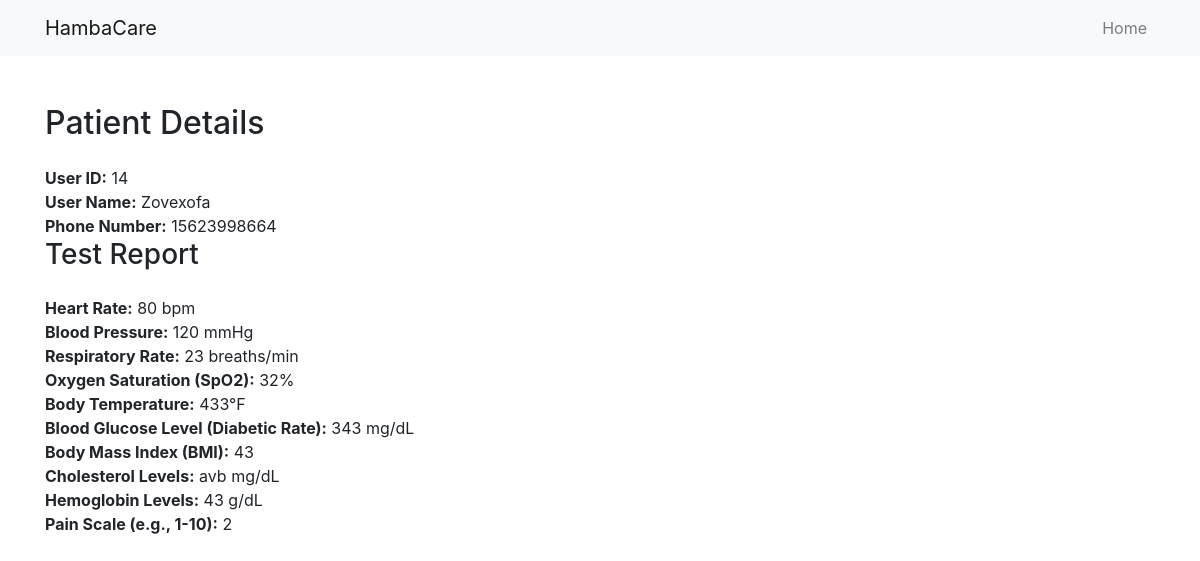
Page /patientdetails.php?user_id=14 on the committed database.
### tables this page shows
CREATE TABLE `user` (
  `user_id` int(11) NOT NULL,
  `user_name` varchar(30) NOT NULL,
  `user_phone` varchar(20) NOT NULL,
  `user_password` varchar(200) NOT NULL,
  `user_role` varchar(20) NOT NULL
);

CREATE TABLE `report` (
  `patient_id` int(11) NOT NULL,
  `heart_rate` varchar(3) NOT NULL,
  `blood_pressure` varchar(3) NOT NULL,
  `respiratory_rate` varchar(10) NOT NULL,
  `oxygen_saturation` varchar(10) NOT NULL,
  `body_temperature` varchar(10) NOT NULL,
  `glucose_level` varchar(10) NOT NULL,
  `bmi` varchar(10) NOT NULL,
  `cholesterol_level` varchar(10) NOT NULL,
  `hemoglobin_level` varchar(10) NOT NULL,
  `pain_scale` varchar(10) NOT NULL
);

### db/config.php (called while the page is built)
<?php
return [
    'hostname' => 'localhost',
    'username' => 'root',
    'password' => '',
    'dbname'   => 'patient_management_system'
];

### db/db.php (called while the page is built, shortened)
<?php
class Database
{
    private $hostname;
    private $username;
    private $password;
    private $dbname;
    public function __construct()
    {
        $config = include("./db/config.php");
        $this->username = $config["username"];
        $this->hostname = $config["hostname"];
        $this->password = $config["password"];
        $this->dbname = $config["dbname"];
    }
    public function createConnection()
    {
        try {
            $this->conn = new mysqli($this->hostname, $this->username, $this->password, $this->dbname);
            return $this->conn;
        } catch (\Throwable $th) {
            echo ($th);
        }
    }
}

### classes/class.user.php (called while the page is built, shortened)
<?php
include_once("./db/db.php");
class User
{
    private $conn;
    public function __construct()
    {
        $db = new Database();
        $this->conn = $db->createConnection();
    }
    public function fetchUserById($user_id)
    {
        $sql = "SELECT * FROM user WHERE user_id=?";
        try {
            $stmt = $this->conn->prepare($sql);
            $stmt->bind_param("i", $user_id);
            $stmt->execute();
            $result = $stmt->get_result();
            if ($result->num_rows > 0) {
                return $result->fetch_all(MYSQLI_ASSOC);
            }
        } catch (\Throwable $th) {
            echo ($th);
        }
    }
}

### classes/class.patient.php (called while the page is built, shortened)
<?php
include_once("./db/db.php");
include_once("./classes/class.user.php");
class Patient
{
    private $conn;
    public function __construct()
    {
        $db = new Database();
        $this->conn = $db->createConnection();
    }
    public function fetchReportbyId($patientId)
    {
        $sql = "SELECT * FROM report WHERE patient_id=?";
        try {
            $stmt = $this->conn->prepare($sql);
            $stmt->bind_param("i", $patientId);
            $stmt->execute();
            $result = $stmt->get_result();
            if ($result->num_rows > 0) {
                return $result->fetch_all(MYSQLI_ASSOC);
            } else {
                echo ("no test report.");
            }
        } catch (\Throwable $th) {
            echo ($th);
        }
    }
}

### patientdetails.php (the view)
<?php include("./includes/header.php");
include("./classes/class.user.php");
include("./classes/class.patient.php");
$userObj = new User();
$user = $userObj->fetchUserById($_GET['user_id']);
$patientObj = new Patient();
$report = $patientObj->fetchReportbyId($user[0]['user_id']);
?>
<div class="container mt-5">
    <div class="patient-details">
        <h2 class="mb-4">Patient Details</h2>
        <div class="detail-item">
            <strong>User ID:</strong>
            <span><?php echo ($user[0]['user_id']) ?></span>
        </div>
        <div class="detail-item">
            <strong>User Name:</strong>
            <span><?php echo ($user[0]['user_name']) ?></span>
        </div>
        <div class="detail-item">
            <strong>Phone Number:</strong>
            <span><?php echo ($user[0]['user_phone']) ?></span>
        </div>
    </div>
    <div class="test-report">
        <h3 class="mb-4">Test Report</h3>
        <div class="detail-item">
            <strong>Heart Rate:</strong>
            <span><?php echo ($report[0]['heart_rate']) ?> bpm</span>
        </div>
        <div class="detail-item">
            <strong>Blood Pressure:</strong>
            <span><?php echo ($report[0]['blood_pressure']) ?> mmHg</span>
        </div>
        <div class="detail-item">
            <strong>Respiratory Rate:</strong>
            <span><?php echo ($report[0]['respiratory_rate']) ?> breaths/min</span>
        </div>
        <div class="detail-item">
            <strong>Oxygen Saturation (SpO2):</strong>
            <span><?php echo ($report[0]['oxygen_saturation']) ?>%</span>
        </div>
        <div class="detail-item">
            <strong>Body Temperature:</strong>
            <span><?php echo ($report[0]['body_temperature']) ?>°F</span>
        </div>
        <div class="detail-item">
            <strong>Blood Glucose Level (Diabetic Rate):</strong>
            <span><?php echo ($report[0]['glucose_level']) ?> mg/dL</span>
        </div>
        <div class="detail-item">
            <strong>Body Mass Index (BMI):</strong>
            <span><?php echo ($report[0]['bmi']) ?></span>
        </div>
        <div class="detail-item">
            <strong>Cholesterol Levels:</strong>
            <span><?php echo ($report[0]['cholesterol_level']) ?> mg/dL</span>
        </div>
        <div class="detail-item">
            <strong>Hemoglobin Levels:</strong>
            <span><?php echo ($report[0]['hemoglobin_level']) ?> g/dL</span>
        </div>
        <div class="detail-item">
            <strong>Pain Scale (e.g., 1-10):</strong>
            <span><?php echo ($report[0]['pain_scale']) ?></span>
        </div>
    </div>
</div>
<?php include("./includes/footer.php") ?>

### rows in the picture
user: user_id "14", user_name "Zovexofa", user_phone "15623998664"
report: heart_rate "80", blood_pressure "120", respiratory_rate "23", oxygen_saturation "32", body_temperature "433", glucose_level "343", bmi "43", cholesterol_level "avb", hemoglobin_level "43", pain_scale "2"

### other values in the picture
$links['text'] "Home"
